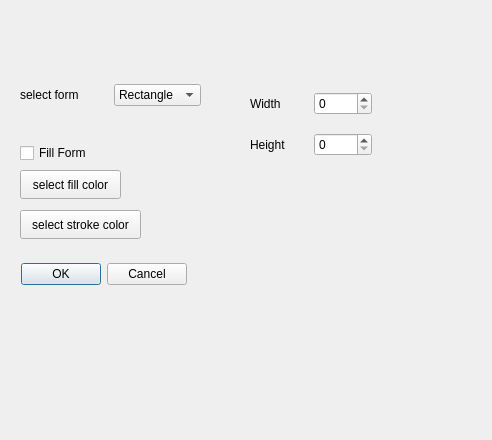
<?xml version="1.0" encoding="UTF-8"?>
<ui version="4.0">
 <class>FormsDialog</class>
 <widget class="QDialog" name="FormsDialog">
  <property name="geometry">
   <rect>
    <x>0</x>
    <y>0</y>
    <width>492</width>
    <height>440</height>
   </rect>
  </property>
  <property name="windowTitle">
   <string>Dialog</string>
  </property>
  <widget class="QPushButton" name="fillColorButton">
   <property name="geometry">
    <rect>
     <x>20</x>
     <y>170</y>
     <width>101</width>
     <height>29</height>
    </rect>
   </property>
   <property name="text">
    <string>select fill color</string>
   </property>
  </widget>
  <widget class="QDialogButtonBox" name="buttonBox">
   <property name="geometry">
    <rect>
     <x>20</x>
     <y>260</y>
     <width>167</width>
     <height>29</height>
    </rect>
   </property>
   <property name="standardButtons">
    <set>QDialogButtonBox::Cancel|QDialogButtonBox::Ok</set>
   </property>
  </widget>
  <widget class="QCheckBox" name="checkBox">
   <property name="geometry">
    <rect>
     <x>20</x>
     <y>140</y>
     <width>93</width>
     <height>26</height>
    </rect>
   </property>
   <property name="text">
    <string>Fill Form</string>
   </property>
  </widget>
  <widget class="QPushButton" name="strokeColorButton">
   <property name="geometry">
    <rect>
     <x>20</x>
     <y>210</y>
     <width>121</width>
     <height>29</height>
    </rect>
   </property>
   <property name="text">
    <string>select stroke color</string>
   </property>
  </widget>
  <widget class="QStackedWidget" name="stackedWidget">
   <property name="geometry">
    <rect>
     <x>220</x>
     <y>60</y>
     <width>261</width>
     <height>111</height>
    </rect>
   </property>
   <property name="currentIndex">
    <number>0</number>
   </property>
   <widget class="QWidget" name="rectanglePage">
    <widget class="QWidget" name="layoutWidget">
     <property name="geometry">
      <rect>
       <x>30</x>
       <y>20</y>
       <width>122</width>
       <height>88</height>
      </rect>
     </property>
     <layout class="QVBoxLayout" name="verticalLayout">
      <item>
       <layout class="QHBoxLayout" name="horizontalLayout_2">
        <item>
         <widget class="QLabel" name="label_2">
          <property name="text">
           <string>Width</string>
          </property>
         </widget>
        </item>
        <item>
         <widget class="QSpinBox" name="rectangleWidthSpinBox"/>
        </item>
       </layout>
      </item>
      <item>
       <layout class="QHBoxLayout" name="horizontalLayout_3">
        <item>
         <widget class="QLabel" name="label_3">
          <property name="text">
           <string>Height</string>
          </property>
         </widget>
        </item>
        <item>
         <widget class="QSpinBox" name="rectangleHeightSpinBox"/>
        </item>
       </layout>
      </item>
     </layout>
    </widget>
   </widget>
   <widget class="QWidget" name="circlePage">
    <widget class="QWidget" name="layoutWidget">
     <property name="geometry">
      <rect>
       <x>30</x>
       <y>30</y>
       <width>120</width>
       <height>31</height>
      </rect>
     </property>
     <layout class="QHBoxLayout" name="horizontalLayout_4">
      <item>
       <widget class="QLabel" name="label_4">
        <property name="text">
         <string>Radius</string>
        </property>
       </widget>
      </item>
      <item>
       <widget class="QSpinBox" name="circleSpinBox"/>
      </item>
     </layout>
    </widget>
   </widget>
   <widget class="QWidget" name="trianglePage">
    <widget class="QWidget" name="layoutWidget">
     <property name="geometry">
      <rect>
       <x>30</x>
       <y>0</y>
       <width>122</width>
       <height>109</height>
      </rect>
     </property>
     <layout class="QVBoxLayout" name="verticalLayout_2">
      <item>
       <layout class="QHBoxLayout" name="horizontalLayout_5">
        <item>
         <widget class="QLabel" name="label_5">
          <property name="text">
           <string>side A</string>
          </property>
         </widget>
        </item>
        <item>
         <widget class="QSpinBox" name="triSideASpinBox"/>
        </item>
       </layout>
      </item>
      <item>
       <layout class="QHBoxLayout" name="horizontalLayout_6">
        <item>
         <widget class="QLabel" name="label_6">
          <property name="text">
           <string>side B</string>
          </property>
         </widget>
        </item>
        <item>
         <widget class="QSpinBox" name="triSideBSpinBox"/>
        </item>
       </layout>
      </item>
      <item>
       <layout class="QHBoxLayout" name="horizontalLayout_7">
        <item>
         <widget class="QLabel" name="label_7">
          <property name="text">
           <string>side C</string>
          </property>
         </widget>
        </item>
        <item>
         <widget class="QSpinBox" name="triSideCSpinBox"/>
        </item>
       </layout>
      </item>
     </layout>
    </widget>
   </widget>
  </widget>
  <widget class="QWidget" name="layoutWidget">
   <property name="geometry">
    <rect>
     <x>20</x>
     <y>80</y>
     <width>181</width>
     <height>30</height>
    </rect>
   </property>
   <layout class="QHBoxLayout" name="horizontalLayout">
    <item>
     <widget class="QLabel" name="label">
      <property name="text">
       <string>select form</string>
      </property>
     </widget>
    </item>
    <item>
     <widget class="QComboBox" name="formsComboBox">
      <item>
       <property name="text">
        <string>Rectangle</string>
       </property>
      </item>
      <item>
       <property name="text">
        <string>Circle</string>
       </property>
      </item>
      <item>
       <property name="text">
        <string>Triangle</string>
       </property>
      </item>
     </widget>
    </item>
   </layout>
  </widget>
 </widget>
 <resources/>
 <connections/>
</ui>
